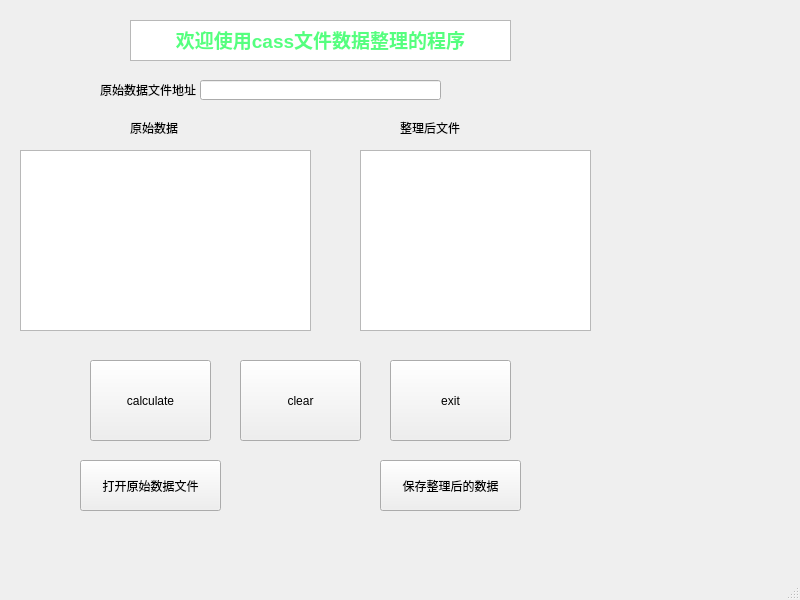
<?xml version="1.0" encoding="UTF-8"?>
<ui version="4.0">
 <class>MainWindow</class>
 <widget class="QMainWindow" name="MainWindow">
  <property name="geometry">
   <rect>
    <x>0</x>
    <y>0</y>
    <width>800</width>
    <height>600</height>
   </rect>
  </property>
  <property name="windowTitle">
   <string>MainWindow</string>
  </property>
  <widget class="QWidget" name="centralwidget">
   <widget class="QLabel" name="label">
    <property name="geometry">
     <rect>
      <x>130</x>
      <y>120</y>
      <width>54</width>
      <height>16</height>
     </rect>
    </property>
    <property name="text">
     <string>原始数据</string>
    </property>
   </widget>
   <widget class="QLabel" name="label_2">
    <property name="geometry">
     <rect>
      <x>400</x>
      <y>120</y>
      <width>81</width>
      <height>16</height>
     </rect>
    </property>
    <property name="text">
     <string>整理后文件</string>
    </property>
   </widget>
   <widget class="QPushButton" name="pushButton">
    <property name="geometry">
     <rect>
      <x>90</x>
      <y>360</y>
      <width>121</width>
      <height>81</height>
     </rect>
    </property>
    <property name="text">
     <string>calculate</string>
    </property>
   </widget>
   <widget class="QPushButton" name="pushButton_2">
    <property name="geometry">
     <rect>
      <x>240</x>
      <y>360</y>
      <width>121</width>
      <height>81</height>
     </rect>
    </property>
    <property name="text">
     <string>clear</string>
    </property>
   </widget>
   <widget class="QPushButton" name="pushButton_3">
    <property name="geometry">
     <rect>
      <x>390</x>
      <y>360</y>
      <width>121</width>
      <height>81</height>
     </rect>
    </property>
    <property name="text">
     <string>exit</string>
    </property>
   </widget>
   <widget class="QTextEdit" name="textEdit_3">
    <property name="geometry">
     <rect>
      <x>130</x>
      <y>20</y>
      <width>381</width>
      <height>41</height>
     </rect>
    </property>
    <property name="html">
     <string>&lt;!DOCTYPE HTML PUBLIC &quot;-//W3C//DTD HTML 4.0//EN&quot; &quot;http://www.w3.org/TR/REC-html40/strict.dtd&quot;&gt;
&lt;html&gt;&lt;head&gt;&lt;meta name=&quot;qrichtext&quot; content=&quot;1&quot; /&gt;&lt;meta charset=&quot;utf-8&quot; /&gt;&lt;style type=&quot;text/css&quot;&gt;
p, li { white-space: pre-wrap; }
hr { height: 1px; border-width: 0; }
li.unchecked::marker { content: &quot;\2610&quot;; }
li.checked::marker { content: &quot;\2612&quot;; }
&lt;/style&gt;&lt;/head&gt;&lt;body style=&quot; font-family:'Microsoft YaHei UI'; font-size:9pt; font-weight:400; font-style:normal;&quot;&gt;
&lt;p align=&quot;center&quot; style=&quot; margin-top:0px; margin-bottom:0px; margin-left:0px; margin-right:0px; -qt-block-indent:0; text-indent:0px;&quot;&gt;&lt;span style=&quot; font-size:14pt; font-weight:700; color:#55ff7f;&quot;&gt;欢迎使用cass文件数据整理的程序&lt;/span&gt;&lt;/p&gt;&lt;/body&gt;&lt;/html&gt;</string>
    </property>
   </widget>
   <widget class="QPushButton" name="pushButton_open">
    <property name="geometry">
     <rect>
      <x>80</x>
      <y>460</y>
      <width>141</width>
      <height>51</height>
     </rect>
    </property>
    <property name="text">
     <string>打开原始数据文件</string>
    </property>
   </widget>
   <widget class="QPushButton" name="pushButton_save">
    <property name="geometry">
     <rect>
      <x>380</x>
      <y>460</y>
      <width>141</width>
      <height>51</height>
     </rect>
    </property>
    <property name="text">
     <string>保存整理后的数据</string>
    </property>
   </widget>
   <widget class="QLineEdit" name="lineEdit">
    <property name="geometry">
     <rect>
      <x>200</x>
      <y>80</y>
      <width>241</width>
      <height>20</height>
     </rect>
    </property>
   </widget>
   <widget class="QLabel" name="label_3">
    <property name="geometry">
     <rect>
      <x>100</x>
      <y>80</y>
      <width>101</width>
      <height>20</height>
     </rect>
    </property>
    <property name="text">
     <string>原始数据文件地址</string>
    </property>
   </widget>
   <widget class="QTextEdit" name="textEdit_before">
    <property name="geometry">
     <rect>
      <x>20</x>
      <y>150</y>
      <width>291</width>
      <height>181</height>
     </rect>
    </property>
   </widget>
   <widget class="QTextEdit" name="textEdit_after">
    <property name="geometry">
     <rect>
      <x>360</x>
      <y>150</y>
      <width>231</width>
      <height>181</height>
     </rect>
    </property>
   </widget>
  </widget>
  <widget class="QMenuBar" name="menubar">
   <property name="geometry">
    <rect>
     <x>0</x>
     <y>0</y>
     <width>800</width>
     <height>22</height>
    </rect>
   </property>
  </widget>
  <widget class="QStatusBar" name="statusbar"/>
 </widget>
 <resources/>
 <connections/>
</ui>
